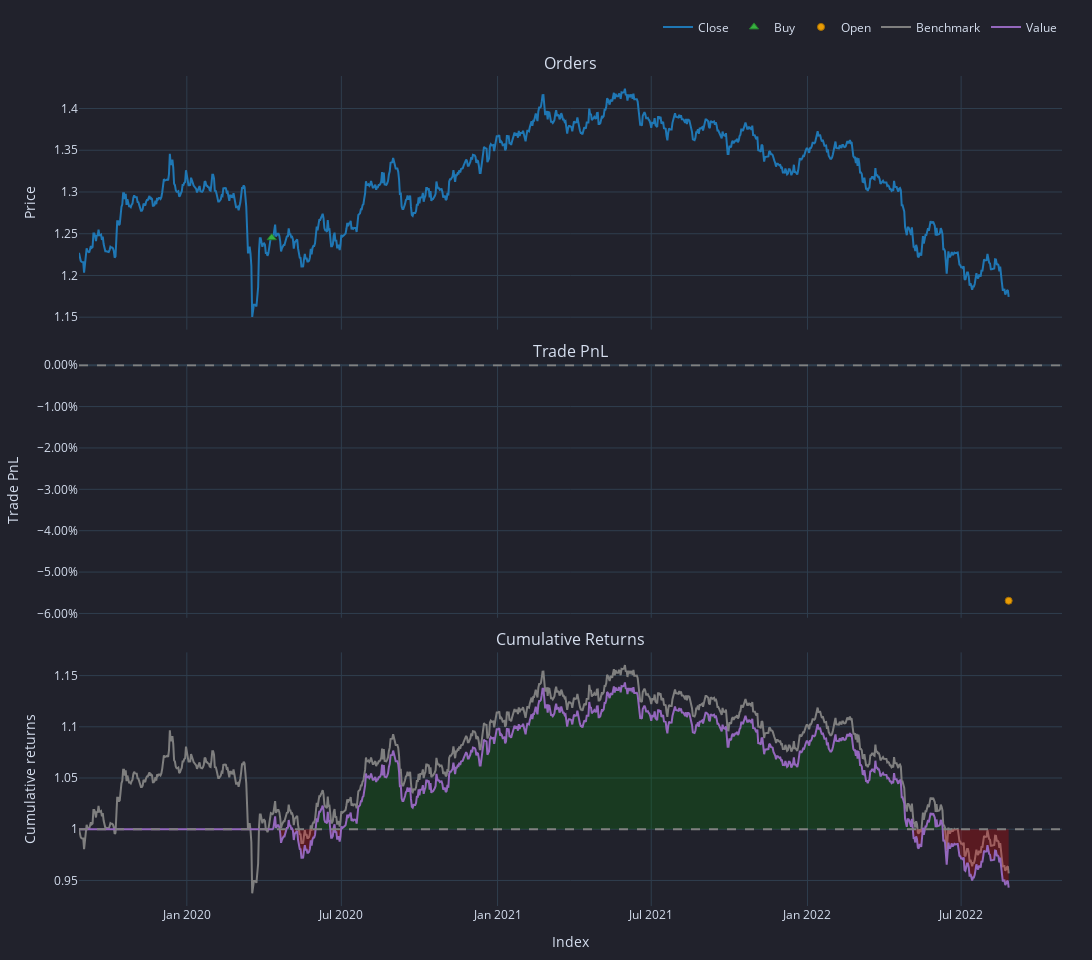

Notebook code for this chart:
### Code cell
# pf_2_bb_custom.plot().show() ## This takes too long (30 secs) as it uses 5m timeframe
pf_2_bb_custom.resample("1d").plot().show()

### Figure 1 — Plotly figure (JSON) as saved in the notebook; plotly's stock layout.template omitted (floating-point values rounded to 4 significant figures; data arrays with more than 128 entries replaced by an {"elided": "..."} marker saying what was removed)
{"data": [{"legendgroup": "0", "line": {"color": "#1f77b4"}, "mode": "lines", "name": "Close", "showlegend": true, "type": "scatter", "uid": "ae5e60b1-8353-43a8-83a2-aba7326f2b71", "x": {"elided": "1096 str values"}, "xaxis": "x", "y": {"elided": "1096 float values"}, "yaxis": "y"}, {"customdata": [["0", "2020-04-10 00:00:00+00:00", "2020-04-10 00:00:00+00:00", "2020-04-10 00:00:00+00:00", 80310.0, 1.245, 0, "Market", "None"]], "hovertemplate": "<br>Order Id: %{customdata[0]}\n<br>Signal Index: %{customdata[1]}\n<br>Creation Index: %{customdata[2]}\n<br>Fill Index: %{customdata[3]}\n<br>Size: %{customdata[4]:,}\n<br>Price: %{customdata[5]:,}\n<br>Fees: %{customdata[6]:,}\n<br>Type: %{customdata[7]}\n<br>Stop Type: %{customdata[8]}", "marker": {"color": "#37B13F", "line": {"color": "rgb(38,123,44)", "width": 1}, "size": 8, "symbol": "triangle-up"}, "mode": "markers", "name": "Buy", "type": "scatter", "uid": "ae6ba515-3b2b-4d3b-9304-c8b264bb0808", "x": ["2020-04-10T00:00:00+00:00"], "xaxis": "x", "y": [1.245], "yaxis": "y"}, {"customdata": [["0", "0", "2022-08-26 00:00:00+00:00", -5693.0, -0.05693]], "hovertemplate": "<br>Exit Trade Id: %{customdata[0]}\n<br>Position Id: %{customdata[1]}\n<br>Exit Index: %{customdata[2]}\n<br>PnL: %{customdata[3]:,}\n<br>Return: %{customdata[4]:,%}", "marker": {"color": "#FFAA00", "line": {"color": "rgb(178,118,0)", "width": 1}, "opacity": [0.9], "size": [7], "symbol": "circle"}, "mode": "markers", "name": "Open", "type": "scatter", "uid": "4b3295f0-8e17-4fc8-a087-644725ea02e3", "x": ["2022-08-26T00:00:00+00:00"], "xaxis": "x2", "y": [-0.05693], "yaxis": "y2"}, {"legendgroup": "1", "line": {"color": "#7f7f7f"}, "mode": "lines", "name": "Benchmark", "showlegend": true, "type": "scatter", "uid": "eb8161cd-7474-47f2-a2dc-3e1ed294568a", "x": {"elided": "1096 str values"}, "xaxis": "x3", "y": {"elided": "1096 float values"}, "yaxis": "y3"}, {"hoverinfo": "skip", "line": {"color": "rgba(0, 0, 0, 0)", "width": 0}, "mode": "lines", "opacity": 0, "showlegend": false, "type": "scatter", "uid": "1c889c93-487a-41d9-a2b3-23e3c99005f4", "x": {"elided": "1096 str values"}, "xaxis": "x3", "y": {"elided": "1096 int values"}, "yaxis": "y3"}, {"connectgaps": false, "fill": "tonexty", "fillcolor": "rgba(0, 128, 0, 0.25)", "hoverinfo": "skip", "line": {"color": "rgba(0, 0, 0, 0)", "width": 0}, "mode": "lines", "opacity": 0, "showlegend": false, "type": "scatter", "uid": "37fcbf9b-0b08-4298-aa5d-5f781d53c97e", "x": {"elided": "1096 str values"}, "xaxis": "x3", "y": {"elided": "1096 float values"}, "yaxis": "y3"}, {"hoverinfo": "skip", "line": {"color": "rgba(0, 0, 0, 0)", "width": 0}, "mode": "lines", "opacity": 0, "showlegend": false, "type": "scatter", "uid": "01b19a53-270a-46d2-98f6-fd0baeb625f9", "x": {"elided": "1096 str values"}, "xaxis": "x3", "y": {"elided": "1096 int values"}, "yaxis": "y3"}, {"connectgaps": false, "fill": "tonexty", "fillcolor": "rgba(255, 0, 0, 0.25)", "hoverinfo": "skip", "line": {"color": "rgba(0, 0, 0, 0)", "width": 0}, "mode": "lines", "opacity": 0, "showlegend": false, "type": "scatter", "uid": "50144d7a-c469-4a7a-89e8-33f06b4f7572", "x": {"elided": "1096 str values"}, "xaxis": "x3", "y": {"elided": "1096 float values"}, "yaxis": "y3"}, {"legendgroup": "2", "line": {"color": "#9467bd"}, "mode": "lines", "name": "Value", "showlegend": true, "type": "scatter", "uid": "615515be-1a24-444c-b386-3829f3529587", "x": {"elided": "1096 str values"}, "xaxis": "x3", "y": {"elided": "1096 float values"}, "yaxis": "y3"}, {"hoverinfo": "skip", "line": {"color": "rgba(0, 0, 0, 0)", "width": 0}, "mode": "lines", "opacity": 0, "showlegend": false, "type": "scatter", "uid": "cf11cb0e-eb55-4435-ba9f-75e7edbb1492", "x": {"elided": "1096 str values"}, "xaxis": "x3", "y": {"elided": "1096 int values"}, "yaxis": "y3"}], "layout": {"annotations": [{"font": {"size": 16}, "showarrow": false, "text": "Orders", "x": 0.5, "xanchor": "center", "xref": "paper", "y": 1, "yanchor": "bottom", "yref": "paper"}, {"font": {"size": 16}, "showarrow": false, "text": "Trade PnL", "x": 0.5, "xanchor": "center", "xref": "paper", "y": 0.6528, "yanchor": "bottom", "yref": "paper"}, {"font": {"size": 16}, "showarrow": false, "text": "Cumulative Returns", "x": 0.5, "xanchor": "center", "xref": "paper", "y": 0.3056, "yanchor": "bottom", "yref": "paper"}], "height": 960, "legend": {"orientation": "h", "traceorder": "normal", "x": 1, "xanchor": "right", "y": 1.042, "yanchor": "bottom"}, "margin": {"b": 30, "l": 30, "r": 30, "t": 30}, "shapes": [{"line": {"color": "gray", "dash": "dash"}, "type": "line", "x0": 0, "x1": 1, "xref": "paper", "y0": 0, "y1": 0, "yref": "y2"}, {"line": {"color": "gray", "dash": "dash"}, "type": "line", "x0": 0, "x1": 1, "xref": "paper", "y0": 1, "y1": 1, "yref": "y3"}], "showlegend": true, "width": 1330, "xaxis": {"anchor": "y", "domain": [0, 1], "matches": "x3", "showticklabels": false}, "xaxis2": {"anchor": "y2", "domain": [0, 1], "matches": "x3", "showticklabels": false}, "xaxis3": {"anchor": "y3", "domain": [0, 1], "title": {"text": "Index"}}, "yaxis": {"anchor": "x", "domain": [0.6944, 1], "title": {"text": "Price"}}, "yaxis2": {"anchor": "x2", "domain": [0.3472, 0.6528], "tickformat": ".2%", "title": {"text": "Trade PnL"}}, "yaxis3": {"anchor": "x3", "domain": [0, 0.3056], "title": {"text": "Cumulative returns"}}}}
